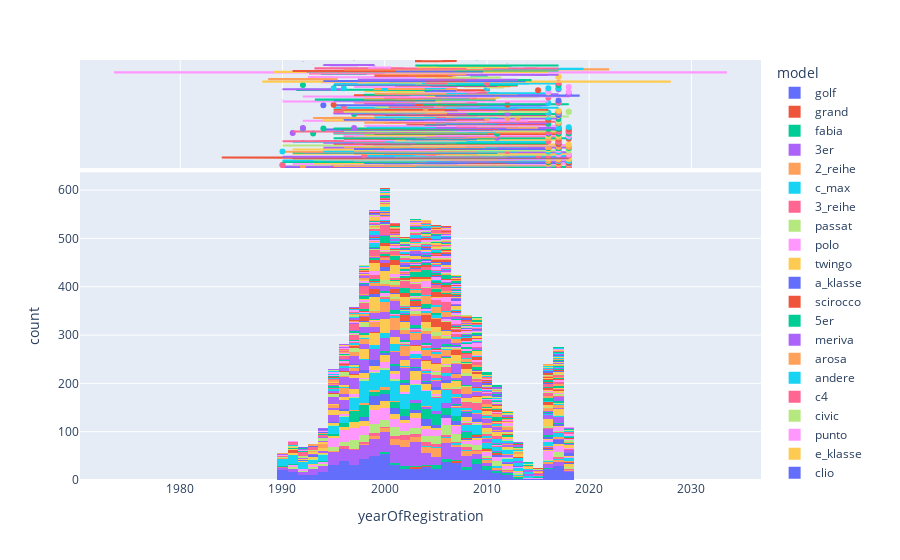

Notebook code for this chart:
### Code cell
limite_inferior_y = 1990
df_cars_forYear = df_cars_filtered[df_cars_filtered['yearOfRegistration'] >= limite_inferior_y]
px.histogram(data_frame= df_cars_forYear, x="yearOfRegistration", marginal="box", color="model")
